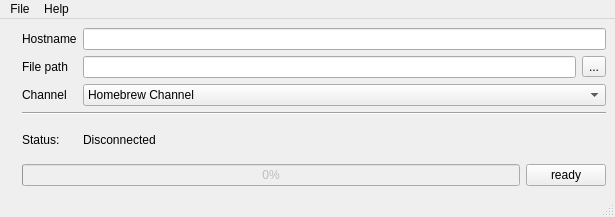
<ui version="4.0" >
 <class>mainform</class>
 <widget class="QMainWindow" name="mainform" >
  <property name="geometry" >
   <rect>
    <x>0</x>
    <y>0</y>
    <width>615</width>
    <height>217</height>
   </rect>
  </property>
  <property name="windowTitle" >
   <string>WiiTCPLoadGUI</string>
  </property>
  <property name="windowIcon" >
   <iconset resource="../resource.qrc" >:/actions/icons/actions/console.png</iconset>
  </property>
  <widget class="QWidget" name="centralwidget" >
   <layout class="QGridLayout" >
    <item rowspan="2" row="0" column="0" >
     <layout class="QGridLayout" >
      <item row="0" column="0" >
       <widget class="QLabel" name="label_5" >
        <property name="text" >
         <string/>
        </property>
        <property name="pixmap" >
         <pixmap resource="../resource.qrc" >:/console/icons/wiitcpload152.png</pixmap>
        </property>
       </widget>
      </item>
     </layout>
    </item>
    <item row="0" column="1" >
     <layout class="QGridLayout" >
      <item row="0" column="0" >
       <widget class="QLabel" name="label_6" >
        <property name="text" >
         <string>Hostname</string>
        </property>
       </widget>
      </item>
      <item row="0" column="1" colspan="2" >
       <widget class="QLineEdit" name="wiiHostName" >
        <property name="statusTip" >
         <string>Fill by the your Nintendo Wii hostname/ip</string>
        </property>
       </widget>
      </item>
      <item row="1" column="0" >
       <widget class="QLabel" name="label_7" >
        <property name="text" >
         <string>File path</string>
        </property>
       </widget>
      </item>
      <item row="1" column="1" >
       <widget class="QLineEdit" name="localFile" >
        <property name="toolTip" >
         <string/>
        </property>
        <property name="statusTip" >
         <string>Path to file</string>
        </property>
       </widget>
      </item>
      <item row="1" column="2" >
       <widget class="QToolButton" name="openFile" >
        <property name="statusTip" >
         <string>Open file</string>
        </property>
        <property name="text" >
         <string>...</string>
        </property>
       </widget>
      </item>
      <item row="2" column="0" >
       <widget class="QLabel" name="label_8" >
        <property name="text" >
         <string>Channel</string>
        </property>
       </widget>
      </item>
      <item row="2" column="1" colspan="2" >
       <widget class="QComboBox" name="channelSelect" >
        <property name="statusTip" >
         <string>Select communication protocol</string>
        </property>
        <item>
         <property name="text" >
          <string>Homebrew Channel</string>
         </property>
        </item>
        <item>
         <property name="text" >
          <string>TCPLoader Channel</string>
         </property>
        </item>
       </widget>
      </item>
      <item row="3" column="0" colspan="3" >
       <widget class="Line" name="line" >
        <property name="orientation" >
         <enum>Qt::Horizontal</enum>
        </property>
       </widget>
      </item>
      <item row="4" column="0" >
       <widget class="QLabel" name="label" >
        <property name="text" >
         <string>Status:</string>
        </property>
       </widget>
      </item>
      <item row="4" column="1" colspan="2" >
       <widget class="QLabel" name="statusLabel" >
        <property name="statusTip" >
         <string>Show actual status</string>
        </property>
        <property name="text" >
         <string>Disconnected</string>
        </property>
       </widget>
      </item>
     </layout>
    </item>
    <item row="1" column="1" >
     <layout class="QGridLayout" >
      <item row="0" column="1" >
       <widget class="QPushButton" name="readyBtn" >
        <property name="sizePolicy" >
         <sizepolicy vsizetype="Fixed" hsizetype="Fixed" >
          <horstretch>0</horstretch>
          <verstretch>0</verstretch>
         </sizepolicy>
        </property>
        <property name="statusTip" >
         <string>Connect &amp; stream file</string>
        </property>
        <property name="text" >
         <string>ready</string>
        </property>
        <property name="icon" >
         <iconset resource="../resource.qrc" >:/actions/icons/actions/button_ok.png</iconset>
        </property>
       </widget>
      </item>
      <item row="0" column="0" >
       <widget class="QProgressBar" name="progressBar" >
        <property name="enabled" >
         <bool>false</bool>
        </property>
        <property name="statusTip" >
         <string>Shows actual progress</string>
        </property>
        <property name="value" >
         <number>0</number>
        </property>
       </widget>
      </item>
     </layout>
    </item>
   </layout>
  </widget>
  <widget class="QMenuBar" name="menubar" >
   <property name="geometry" >
    <rect>
     <x>0</x>
     <y>0</y>
     <width>615</width>
     <height>26</height>
    </rect>
   </property>
   <property name="statusTip" >
    <string/>
   </property>
   <widget class="QMenu" name="menuFile" >
    <property name="title" >
     <string>File</string>
    </property>
    <addaction name="actionOpen" />
    <addaction name="separator" />
    <addaction name="actionExit" />
   </widget>
   <widget class="QMenu" name="menuHelp" >
    <property name="title" >
     <string>Help</string>
    </property>
    <addaction name="actionAboutQt" />
    <addaction name="actionAboutProgram" />
   </widget>
   <addaction name="menuFile" />
   <addaction name="menuHelp" />
  </widget>
  <widget class="QStatusBar" name="statusbar" />
  <action name="actionExit" >
   <property name="icon" >
    <iconset resource="../resource.qrc" >:/actions/icons/actions/exit.png</iconset>
   </property>
   <property name="text" >
    <string>Exit</string>
   </property>
   <property name="statusTip" >
    <string>Exit</string>
   </property>
  </action>
  <action name="actionOpen" >
   <property name="icon" >
    <iconset resource="../resource.qrc" >:/actions/icons/actions/document_open_folder.png</iconset>
   </property>
   <property name="text" >
    <string>Open</string>
   </property>
   <property name="statusTip" >
    <string>Open file</string>
   </property>
  </action>
  <action name="actionAboutQt" >
   <property name="enabled" >
    <bool>false</bool>
   </property>
   <property name="text" >
    <string>About Qt</string>
   </property>
   <property name="statusTip" >
    <string>About Qt</string>
   </property>
   <property name="autoRepeat" >
    <bool>false</bool>
   </property>
   <property name="visible" >
    <bool>false</bool>
   </property>
   <property name="iconVisibleInMenu" stdset="0" >
    <bool>false</bool>
   </property>
  </action>
  <action name="actionAboutProgram" >
   <property name="icon" >
    <iconset resource="../resource.qrc" >:/actions/icons/actions/console.png</iconset>
   </property>
   <property name="text" >
    <string>About WiiTCPLoadGUI</string>
   </property>
   <property name="statusTip" >
    <string>About WiiTCPLoadGUI</string>
   </property>
   <property name="visible" >
    <bool>true</bool>
   </property>
   <property name="iconVisibleInMenu" stdset="0" >
    <bool>true</bool>
   </property>
  </action>
  <action name="actionManagerRun" >
   <property name="enabled" >
    <bool>false</bool>
   </property>
   <property name="icon" >
    <iconset/>
   </property>
   <property name="text" >
    <string>Run Manager</string>
   </property>
  </action>
 </widget>
 <resources>
  <include location="../resource.qrc" />
 </resources>
 <connections/>
</ui>
